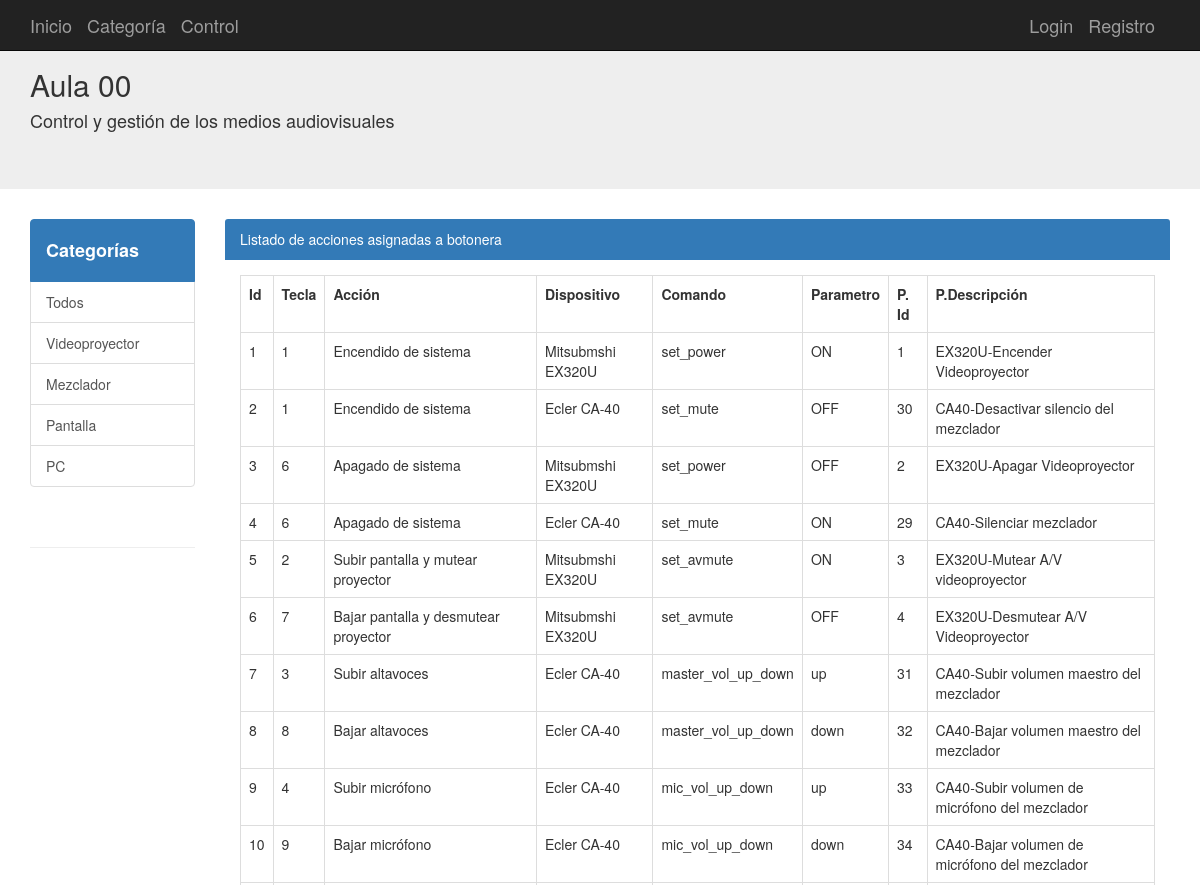
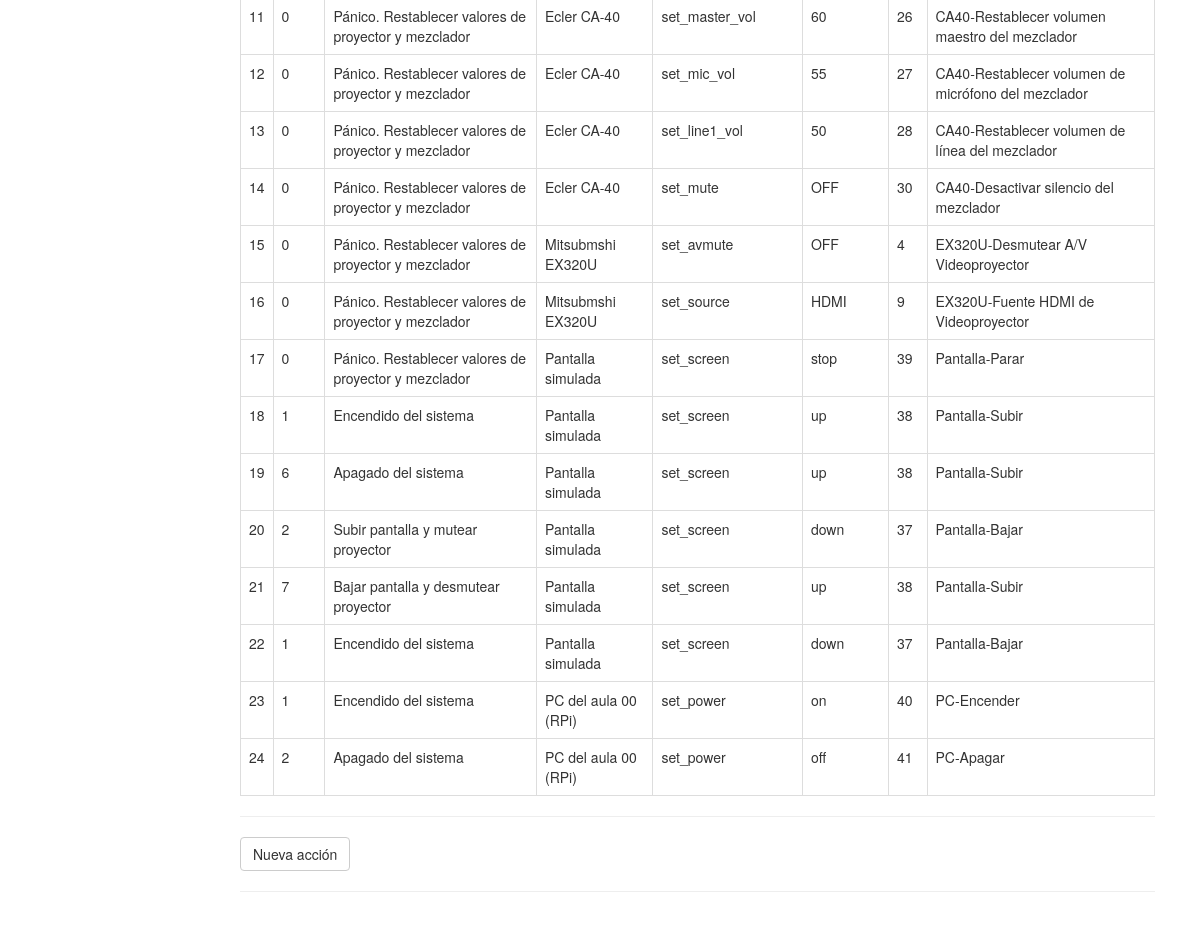
/acciones_botonera, run on the app's committed database (2 pictures, top to bottom).
### aplicacion/models.py (models this page shows, shortened)
class Categorias(db.Model):
	__tablename__ = 'categorias'
	id = Column(Integer, primary_key=True)
	nombre = Column(String(100))
	dispositivo = relationship("Dispositivos", cascade="all, delete-orphan", backref="Categorias",lazy='dynamic')

class Botones(db.Model):
	__tablename__ = 'botones'
	id = Column(Integer, primary_key=True)
	accion = Column(String(100))
	tecla = Column(String(255))
	ParametroId = Column(Integer,ForeignKey('parametros.id'), nullable=False)
	parametro = relationship("Parametros", backref ="Botones")

class Dispositivos(db.Model):
	__tablename__ = 'dispositivos'
	id = Column(Integer, primary_key=True)
	nombre = Column(String(100),nullable=False)
	descripcion = Column(String(255))
	imagen = Column(String(255))
	puerto = Column(String(100))
	ip = Column(String(100))
	mac = Column(String(100))
	archivoHTML = Column(String(255))
	archivoPY = Column(String(255))
	CategoriaId=Column(Integer,ForeignKey('categorias.id'), nullable=False)
	categoria = relationship("Categorias", backref="Dispositivos")
	comando = relationship("Comandos", cascade="all, delete-orphan",backref = "Dispositivos",lazy='dynamic')

class Comandos(db.Model):
	__tablename__ = 'comandos'
	id = Column(Integer, primary_key=True)
	descripcion = Column(String(100))
	codigo = Column(String(255))
	DispositivoId = Column(Integer,ForeignKey('dispositivos.id'), nullable=False)
	dispositivo = relationship("Dispositivos", backref = "Comandos")
	parametro = relationship("Parametros", cascade="all,delete-orphan", backref = "Comandos", lazy = "dynamic")

class Parametros(db.Model):
	__tablename__ = 'parametros'
	id = Column(Integer, primary_key=True)
	descripcion = Column(String(100))
	valor = Column(String(255))
	ComandoId = Column(Integer,ForeignKey('comandos.id'), nullable=False)
	comando = relationship("Comandos", backref = "Parametros")
	boton = relationship("Botones", cascade="all,delete-orphan",backref="Parametros", lazy = "dynamic")
	def __repr__(self):
		return (u'<{self.__class__.__name__}: {self.id}>'.format(self=self))

### aplicacion/app.py (the view)
@app.route('/acciones_botonera')
def acciones_botonera(id='0'):
	categorias=Categorias.query.all()
	logging.info("/botonera_ok.html Llamada a página de la botonera")
	botones = Botones.query.all()
	listaparametros = []
	parametros = Parametros.query.all()
	for p in parametros:
		listaparametros.append(p.descripcion)
		print(p, sys.stdout)
	return render_template("acciones_botonera.html", categorias=categorias, botones = botones, listaparametros = listaparametros)

### aplicacion/templates/acciones_botonera.html (shortened to what this page needs)
{% extends "base.html" %}
{% block contenido %}
<div class="col-md-10">
  <div class="panel-primary">
    <div class="panel-heading">Listado de acciones asignadas a botonera
    </div>
    <div class="panel-body">
      <table class="table table-bordered">
        <tr>
          <th>Id</th>
          <th>Tecla </th>
          <th>Acción</th>
          <th>Dispositivo</th>
          <th>Comando</th>
          <th>Parametro</th>
          <th>P. Id</th>
          <th>P.Descripción</th>
        </tr>
        {% for b in botones %}
        <tr>
          <td>{{b.id}}</td>
          <td>{{b.tecla}}</td>
          <td>{{b.accion}}</td>
          <td>{{b.parametro.comando.dispositivo.nombre}}</td>
          <td>{{b.parametro.comando.codigo}}</td>
          <td>{{b.parametro.valor}}</td>
          <td>{{b.parametro.id}}</td>
          <td>{{b.parametro.descripcion}}</td>
        </tr>
        {% endfor %}
      </table>
      <hr>
      <a class="btn btn-default" href="{{url_for('accion_boton_new')}}" role=button> Nueva acción</a>
      <hr>
    </div>
  </div>
</div>
{% endblock %}

### aplicacion/templates/base.html (shortened to what this page needs)
{% extends "bootstrap/base.html" %}
{% block navbar %}
<link rel="stylesheet" href="/static/css/style.css">
<nav class="navbar navbar-inverse navbar-fixed-top">
      <div class="container">
        <div class="navbar-header">
          <a class="navbar-brand" href="/">Inicio</a>
          <a class="navbar-brand" href="{{url_for('categorias')}}">Categoría</a>
          <a class="navbar-brand" href="{{url_for('botonera')}}">Control</a>
        </div>
        <div id="navbar" class="navbar-collapse collapse navbar-right">
          {% if current_user.is_authenticated %}
          <a class="navbar-brand " href="/perfil/{{current_user.username}}"> Perfil</a>
          <a class="navbar-brand " href="/logout"> {{current_user.username}} (Salir)</a>
          {% else %}
          <a class="navbar-brand " href="/login">Login</a>
          <a class="navbar-brand " href="/registro">Registro</a>
          {% endif %}
        </div>
      </div>
    </nav>
    <div class="jumbotron">
      <div class="container">
        <h2>Aula 00</h2>
        <h4>Control y gestión de los medios audiovisuales</h4>
      </div>
    </div>
{% endblock %}
{% block content %}
<div class="container-fluid">
  <div class="row">
    <div class="container">
      <div class="row">
          <div class="col-md-2 offset-md-2">
            <div class="list-group">
              <a class="list-group-item active" href="{{url_for('categorias')}}"><h4><strong>Categorías</strong></h4></a>
              {% for cat in categorias %}
              {% if categoria_id==cat.id%}
              <a class="list-group-item list-group-item-info" href="{{url_for('inicio',id=cat.id)}}">{{cat.nombre}}</a>
              {% else %}
              <a class="list-group-item" href="{{url_for('inicio',id=cat.id)}}">{{cat.nombre}}</a>
              {% endif%}
              {% endfor %}
            </div>
            <br>
            <hr>
          </div>
        {% block contenido %}{% endblock %}
      </div>
    </div>
  </div>
</div>
{% endblock %}

### data on the page
Categorias: nombre "Todos"
Categorias: nombre "Videoproyector"
Categorias: nombre "Mezclador"
Categorias: nombre "Pantalla"
Categorias: nombre "PC"
Botones: id "1", tecla "1", accion "Encendido de sistema", parametro.comando.dispositivo.nombre "Mitsubmshi EX320U", parametro.comando.codigo "set_power", parametro.valor "ON", parametro.id "1", parametro.descripcion "EX320U-Encender Videoproyector"
Botones: id "2", tecla "1", accion "Encendido de sistema", parametro.comando.dispositivo.nombre "Ecler CA-40", parametro.comando.codigo "set_mute", parametro.valor "OFF", parametro.id "30", parametro.descripcion "CA40-Desactivar silencio del mezclador"
Botones: id "3", tecla "6", accion "Apagado de sistema", parametro.comando.dispositivo.nombre "Mitsubmshi EX320U", parametro.comando.codigo "set_power", parametro.valor "OFF", parametro.id "2", parametro.descripcion "EX320U-Apagar Videoproyector"
Botones: id "4", tecla "6", accion "Apagado de sistema", parametro.comando.dispositivo.nombre "Ecler CA-40", parametro.comando.codigo "set_mute", parametro.valor "ON", parametro.id "29", parametro.descripcion "CA40-Silenciar mezclador"
Botones: id "5", tecla "2", accion "Subir pantalla y mutear proyector", parametro.comando.dispositivo.nombre "Mitsubmshi EX320U", parametro.comando.codigo "set_avmute", parametro.valor "ON", parametro.id "3", parametro.descripcion "EX320U-Mutear A/V videoproyector"
Botones: id "6", tecla "7", accion "Bajar pantalla y desmutear proyector", parametro.comando.dispositivo.nombre "Mitsubmshi EX320U", parametro.comando.codigo "set_avmute", parametro.valor "OFF", parametro.id "4", parametro.descripcion "EX320U-Desmutear A/V Videoproyector"
Botones: id "7", tecla "3", accion "Subir altavoces", parametro.comando.dispositivo.nombre "Ecler CA-40", parametro.comando.codigo "master_vol_up_down", parametro.valor "up", parametro.id "31", parametro.descripcion "CA40-Subir volumen maestro del mezclador"
Botones: id "8", tecla "8", accion "Bajar altavoces", parametro.comando.dispositivo.nombre "Ecler CA-40", parametro.comando.codigo "master_vol_up_down", parametro.valor "down", parametro.id "32", parametro.descripcion "CA40-Bajar volumen maestro del mezclador"
Botones: id "9", tecla "4", accion "Subir micrófono", parametro.comando.dispositivo.nombre "Ecler CA-40", parametro.comando.codigo "mic_vol_up_down", parametro.valor "up", parametro.id "33", parametro.descripcion "CA40-Subir volumen de micrófono del mezclador"
Botones: id "10", tecla "9", accion "Bajar micrófono", parametro.comando.dispositivo.nombre "Ecler CA-40", parametro.comando.codigo "mic_vol_up_down", parametro.valor "down", parametro.id "34", parametro.descripcion "CA40-Bajar volumen de micrófono del mezclador"
Botones: id "11", tecla "0", accion "Pánico. Restablecer valores de proyector y mezclador", parametro.comando.dispositivo.nombre "Ecler CA-40", parametro.comando.codigo "set_master_vol", parametro.valor "60", parametro.id "26", parametro.descripcion "CA40-Restablecer volumen maestro del mezclador"
Botones: id "12", tecla "0", accion "Pánico. Restablecer valores de proyector y mezclador", parametro.comando.dispositivo.nombre "Ecler CA-40", parametro.comando.codigo "set_mic_vol", parametro.valor "55", parametro.id "27", parametro.descripcion "CA40-Restablecer volumen de micrófono del mezclador"
Botones: id "13", tecla "0", accion "Pánico. Restablecer valores de proyector y mezclador", parametro.comando.dispositivo.nombre "Ecler CA-40", parametro.comando.codigo "set_line1_vol", parametro.valor "50", parametro.id "28", parametro.descripcion "CA40-Restablecer volumen de línea del mezclador"
Botones: id "14", tecla "0", accion "Pánico. Restablecer valores de proyector y mezclador", parametro.comando.dispositivo.nombre "Ecler CA-40", parametro.comando.codigo "set_mute", parametro.valor "OFF", parametro.id "30", parametro.descripcion "CA40-Desactivar silencio del mezclador"
Botones: id "15", tecla "0", accion "Pánico. Restablecer valores de proyector y mezclador", parametro.comando.dispositivo.nombre "Mitsubmshi EX320U", parametro.comando.codigo "set_avmute", parametro.valor "OFF", parametro.id "4", parametro.descripcion "EX320U-Desmutear A/V Videoproyector"
Botones: id "16", tecla "0", accion "Pánico. Restablecer valores de proyector y mezclador", parametro.comando.dispositivo.nombre "Mitsubmshi EX320U", parametro.comando.codigo "set_source", parametro.valor "HDMI", parametro.id "9", parametro.descripcion "EX320U-Fuente HDMI de Videoproyector"
Botones: id "17", tecla "0", accion "Pánico. Restablecer valores de proyector y mezclador", parametro.comando.dispositivo.nombre "Pantalla simulada", parametro.comando.codigo "set_screen", parametro.valor "stop", parametro.id "39", parametro.descripcion "Pantalla-Parar"
Botones: id "18", tecla "1", accion "Encendido del sistema", parametro.comando.dispositivo.nombre "Pantalla simulada", parametro.comando.codigo "set_screen", parametro.valor "up", parametro.id "38", parametro.descripcion "Pantalla-Subir"
Botones: id "19", tecla "6", accion "Apagado del sistema", parametro.comando.dispositivo.nombre "Pantalla simulada", parametro.comando.codigo "set_screen", parametro.valor "up", parametro.id "38", parametro.descripcion "Pantalla-Subir"
Botones: id "20", tecla "2", accion "Subir pantalla y mutear proyector", parametro.comando.dispositivo.nombre "Pantalla simulada", parametro.comando.codigo "set_screen", parametro.valor "down", parametro.id "37", parametro.descripcion "Pantalla-Bajar"
Botones: id "21", tecla "7", accion "Bajar pantalla y desmutear proyector", parametro.comando.dispositivo.nombre "Pantalla simulada", parametro.comando.codigo "set_screen", parametro.valor "up", parametro.id "38", parametro.descripcion "Pantalla-Subir"
Botones: id "22", tecla "1", accion "Encendido del sistema", parametro.comando.dispositivo.nombre "Pantalla simulada", parametro.comando.codigo "set_screen", parametro.valor "down", parametro.id "37", parametro.descripcion "Pantalla-Bajar"
Botones: id "23", tecla "1", accion "Encendido del sistema", parametro.comando.dispositivo.nombre "PC del aula 00 (RPi)", parametro.comando.codigo "set_power", parametro.valor "on", parametro.id "40", parametro.descripcion "PC-Encender"
Botones: id "24", tecla "2", accion "Apagado del sistema", parametro.comando.dispositivo.nombre "PC del aula 00 (RPi)", parametro.comando.codigo "set_power", parametro.valor "off", parametro.id "41", parametro.descripcion "PC-Apagar"
